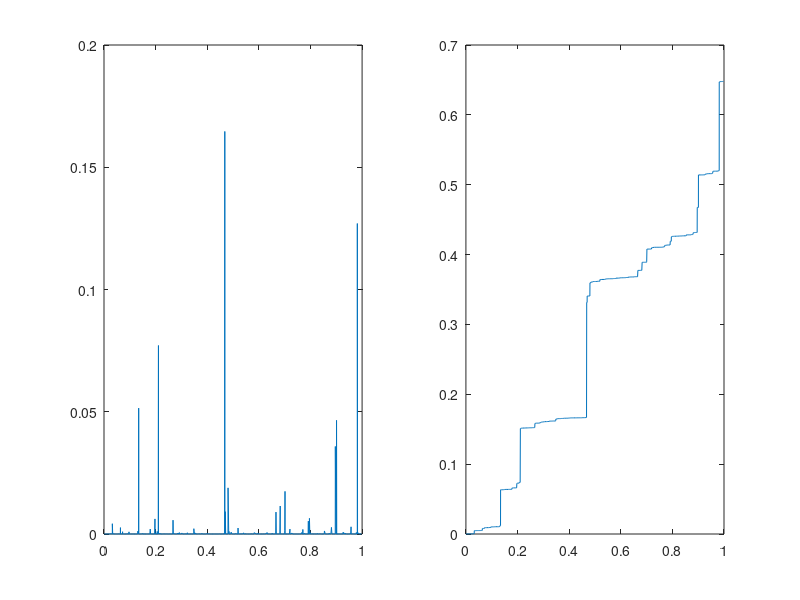

The MATLAB script that drew this image:
C=1;
e=.000001;
alpha=1/2;
lambda=C/e^alpha;
T=1;
N=poissrnd(lambda*T, 1);
u=T*rand(N,1);
dx=e./rand(N,1).^(1/(alpha));
s=[0;cumsum(dx)];
t=[0;sort(u)];
subplot(1,2,1)
plot(t(2:length(t)),dx)
subplot(1,2,2)
plot(t,s)
